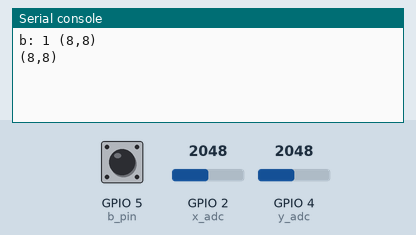
Simulated run of this program. Board: ESP32 board running MicroPython. On the bench: the last lines printed to the serial console. Inputs (shaded band) come from the test bench; at power-on: GPIO 2 (x_adc) = 2048, GPIO 4 (y_adc) = 2048, GPIO 5 (b_pin) HIGH (analog values on the 0–4095 scale).

Above: at 1.2 s.
1.3 s: GPIO 2 (x_adc) set to 2866
At 1.9 s:
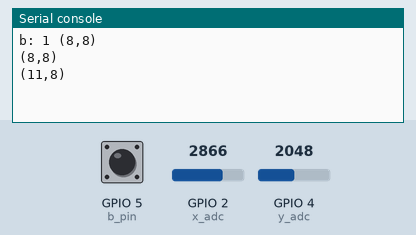
2.8 s: GPIO 4 (y_adc) set to 2866
At 4.0 s:
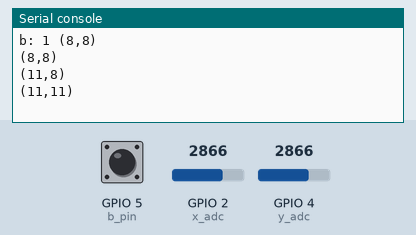
4.3 s: GPIO 5 (b_pin) pulled LOW for 0.15 s
At 4.9 s:
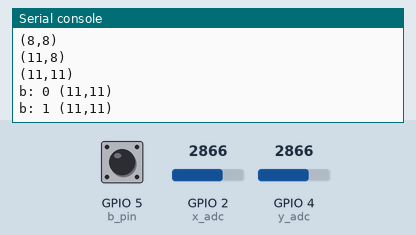
5.9 s: GPIO 2 (x_adc) set to 3603
At 6.6 s:
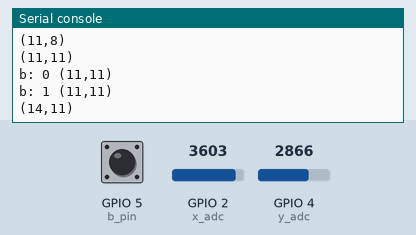
7.4 s: GPIO 5 (b_pin) pulled LOW for 1 s
At 9.6 s:
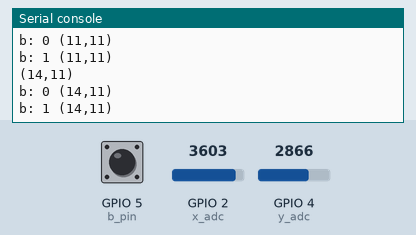
9.9 s: GPIO 4 (y_adc) set to 3603
At 10.9 s:
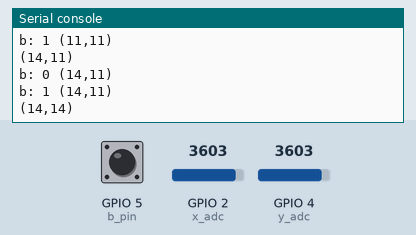
Timing chart, 0 to 12.4 s (numbered marks = the images above; inputs shaded):
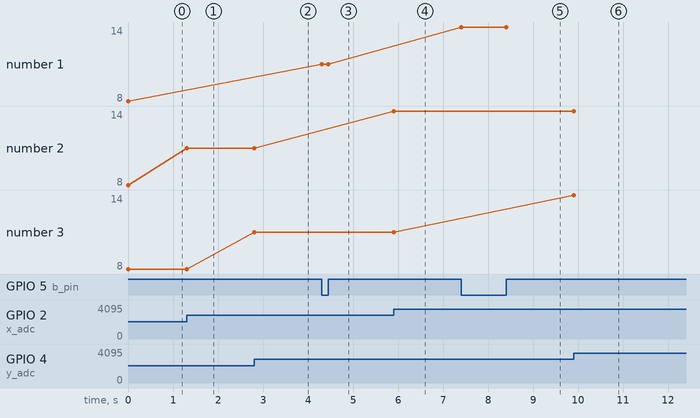

The program:

joyticks.py
```python
# 操纵杆

from machine import Pin, ADC
from time import sleep

x_adc = ADC(Pin(2))
x_adc.atten(ADC.ATTN_11DB)
y_adc = ADC(Pin(4))
y_adc.atten(ADC.ATTN_11DB)
b_pin = Pin(5, Pin.IN, Pin.PULL_UP)

b = 0
x_tmp = 0
y_tmp = 0
while True:
    x = x_adc.read() >> 8
    y = y_adc.read() >> 8

    b_now = b_pin.value()
    if b != b_now:
        b = b_now
        print(f'b: {b} ({x},{y})')

    if x_tmp != x or y_tmp != y:
        x_tmp = x
        y_tmp = y
        print(f'({x},{y})')
```

Measured:
- after the input at 1.3 s, the serial console: prints a new line at once (image 1)
- after the input at 2.8 s, the serial console: prints a new line at once (image 2)
- after the input at 4.3 s, the serial console: prints a new line at once (image 3)
- after the input at 5.9 s, the serial console: prints a new line at once (image 4)
- after the input at 7.4 s, the serial console: prints a new line at once (image 5)
- after the input at 9.9 s, the serial console: prints a new line at once (image 6)
- plotted number 2: 8 → 11 after the input at 1.3 s, 11 → 14 after the input at 5.9 s
